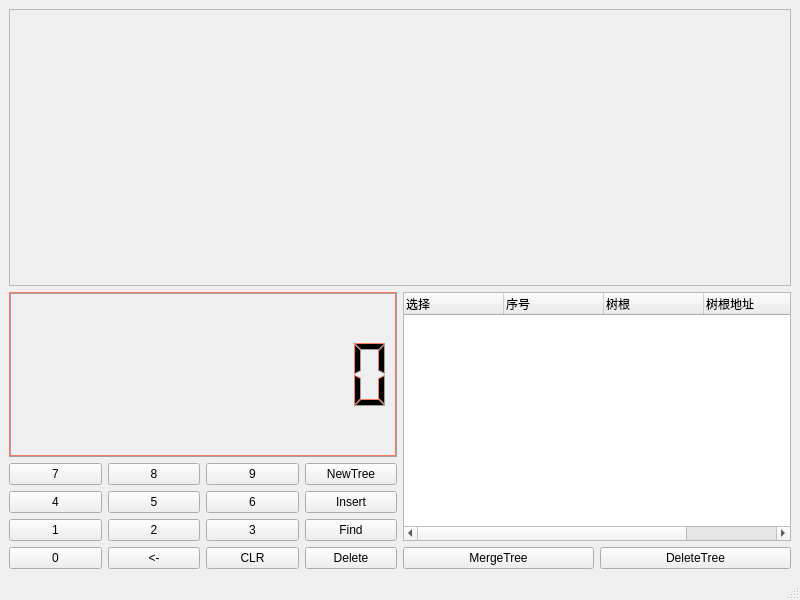
<?xml version="1.0" encoding="UTF-8"?>
<ui version="4.0">
 <class>MainWindow</class>
 <widget class="QMainWindow" name="MainWindow">
  <property name="geometry">
   <rect>
    <x>0</x>
    <y>0</y>
    <width>800</width>
    <height>600</height>
   </rect>
  </property>
  <property name="windowTitle">
   <string>qtAVLtree</string>
  </property>
  <property name="autoFillBackground">
   <bool>false</bool>
  </property>
  <property name="styleSheet">
   <string notr="true">MainWindow{
background-image: url(:/tkk.png);
}</string>
  </property>
  <widget class="QWidget" name="centralwidget">
   <layout class="QGridLayout" name="gridLayout_3">
    <item row="1" column="0">
     <layout class="QGridLayout" name="gridLayout">
      <item row="2" column="2">
       <widget class="QPushButton" name="Button6">
        <property name="text">
         <string>6</string>
        </property>
       </widget>
      </item>
      <item row="3" column="0">
       <widget class="QPushButton" name="Button1">
        <property name="text">
         <string>1</string>
        </property>
       </widget>
      </item>
      <item row="4" column="2">
       <widget class="QPushButton" name="ButtonCLR">
        <property name="text">
         <string>CLR</string>
        </property>
       </widget>
      </item>
      <item row="1" column="1">
       <widget class="QPushButton" name="Button8">
        <property name="text">
         <string>8</string>
        </property>
       </widget>
      </item>
      <item row="1" column="0">
       <widget class="QPushButton" name="Button7">
        <property name="text">
         <string>7</string>
        </property>
       </widget>
      </item>
      <item row="4" column="0">
       <widget class="QPushButton" name="Button0">
        <property name="text">
         <string>0</string>
        </property>
       </widget>
      </item>
      <item row="4" column="1">
       <widget class="QPushButton" name="ButtonBackSpace">
        <property name="text">
         <string>&lt;-</string>
        </property>
       </widget>
      </item>
      <item row="4" column="3">
       <widget class="QPushButton" name="ButtonDelete">
        <property name="text">
         <string>Delete</string>
        </property>
       </widget>
      </item>
      <item row="3" column="3">
       <widget class="QPushButton" name="ButtonFind">
        <property name="text">
         <string>Find</string>
        </property>
       </widget>
      </item>
      <item row="2" column="0">
       <widget class="QPushButton" name="Button4">
        <property name="text">
         <string>4</string>
        </property>
       </widget>
      </item>
      <item row="2" column="3">
       <widget class="QPushButton" name="ButtonInsert">
        <property name="text">
         <string>Insert</string>
        </property>
       </widget>
      </item>
      <item row="1" column="3">
       <widget class="QPushButton" name="ButtonNewTree">
        <property name="text">
         <string>NewTree</string>
        </property>
       </widget>
      </item>
      <item row="3" column="2">
       <widget class="QPushButton" name="Button3">
        <property name="text">
         <string>3</string>
        </property>
       </widget>
      </item>
      <item row="2" column="1">
       <widget class="QPushButton" name="Button5">
        <property name="text">
         <string>5</string>
        </property>
       </widget>
      </item>
      <item row="3" column="1">
       <widget class="QPushButton" name="Button2">
        <property name="text">
         <string>2</string>
        </property>
       </widget>
      </item>
      <item row="1" column="2">
       <widget class="QPushButton" name="Button9">
        <property name="text">
         <string>9</string>
        </property>
       </widget>
      </item>
      <item row="0" column="0" colspan="4">
       <widget class="QLCDNumber" name="lcdNumber">
        <property name="palette">
         <palette>
          <active>
           <colorrole role="Button">
            <brush brushstyle="SolidPattern">
             <color alpha="255">
              <red>240</red>
              <green>120</green>
              <blue>105</blue>
             </color>
            </brush>
           </colorrole>
           <colorrole role="Light">
            <brush brushstyle="SolidPattern">
             <color alpha="255">
              <red>255</red>
              <green>122</green>
              <blue>96</blue>
             </color>
            </brush>
           </colorrole>
           <colorrole role="Midlight">
            <brush brushstyle="SolidPattern">
             <color alpha="255">
              <red>247</red>
              <green>48</green>
              <blue>58</blue>
             </color>
            </brush>
           </colorrole>
          </active>
          <inactive>
           <colorrole role="Button">
            <brush brushstyle="SolidPattern">
             <color alpha="255">
              <red>240</red>
              <green>120</green>
              <blue>105</blue>
             </color>
            </brush>
           </colorrole>
           <colorrole role="Light">
            <brush brushstyle="SolidPattern">
             <color alpha="255">
              <red>255</red>
              <green>122</green>
              <blue>96</blue>
             </color>
            </brush>
           </colorrole>
           <colorrole role="Midlight">
            <brush brushstyle="SolidPattern">
             <color alpha="255">
              <red>247</red>
              <green>48</green>
              <blue>58</blue>
             </color>
            </brush>
           </colorrole>
          </inactive>
          <disabled>
           <colorrole role="Button">
            <brush brushstyle="SolidPattern">
             <color alpha="255">
              <red>240</red>
              <green>120</green>
              <blue>105</blue>
             </color>
            </brush>
           </colorrole>
           <colorrole role="Light">
            <brush brushstyle="SolidPattern">
             <color alpha="255">
              <red>255</red>
              <green>122</green>
              <blue>96</blue>
             </color>
            </brush>
           </colorrole>
           <colorrole role="Midlight">
            <brush brushstyle="SolidPattern">
             <color alpha="255">
              <red>247</red>
              <green>48</green>
              <blue>58</blue>
             </color>
            </brush>
           </colorrole>
          </disabled>
         </palette>
        </property>
        <property name="digitCount">
         <number>10</number>
        </property>
        <property name="segmentStyle">
         <enum>QLCDNumber::Filled</enum>
        </property>
        <property name="intValue" stdset="0">
         <number>0</number>
        </property>
       </widget>
      </item>
     </layout>
    </item>
    <item row="1" column="1">
     <layout class="QGridLayout" name="gridLayout_2">
      <item row="1" column="0">
       <widget class="QPushButton" name="ButtonMergeTree">
        <property name="text">
         <string>MergeTree</string>
        </property>
       </widget>
      </item>
      <item row="1" column="1">
       <widget class="QPushButton" name="ButtonDeleteTree">
        <property name="text">
         <string>DeleteTree</string>
        </property>
       </widget>
      </item>
      <item row="0" column="0" colspan="2">
       <widget class="QTableWidget" name="tableWidget">
        <property name="styleSheet">
         <string notr="true"/>
        </property>
        <property name="rowCount">
         <number>0</number>
        </property>
        <property name="columnCount">
         <number>4</number>
        </property>
        <column>
         <property name="text">
          <string>选择</string>
         </property>
         <property name="textAlignment">
          <set>AlignLeading|AlignVCenter</set>
         </property>
        </column>
        <column>
         <property name="text">
          <string>序号</string>
         </property>
         <property name="textAlignment">
          <set>AlignLeading|AlignVCenter</set>
         </property>
        </column>
        <column>
         <property name="text">
          <string>树根</string>
         </property>
         <property name="textAlignment">
          <set>AlignLeading|AlignVCenter</set>
         </property>
        </column>
        <column>
         <property name="text">
          <string>树根地址</string>
         </property>
         <property name="textAlignment">
          <set>AlignLeading|AlignVCenter</set>
         </property>
        </column>
       </widget>
      </item>
     </layout>
    </item>
    <item row="0" column="0" colspan="2">
     <widget class="QScrollArea" name="scrollArea">
      <property name="minimumSize">
       <size>
        <width>0</width>
        <height>0</height>
       </size>
      </property>
      <property name="styleSheet">
       <string notr="true"/>
      </property>
      <property name="verticalScrollBarPolicy">
       <enum>Qt::ScrollBarAsNeeded</enum>
      </property>
      <property name="horizontalScrollBarPolicy">
       <enum>Qt::ScrollBarAsNeeded</enum>
      </property>
      <property name="widgetResizable">
       <bool>true</bool>
      </property>
      <widget class="QWidget" name="DrawingBoard">
       <property name="geometry">
        <rect>
         <x>0</x>
         <y>0</y>
         <width>772</width>
         <height>257</height>
        </rect>
       </property>
       <property name="styleSheet">
        <string notr="true"/>
       </property>
      </widget>
     </widget>
    </item>
   </layout>
  </widget>
  <widget class="QMenuBar" name="menubar">
   <property name="geometry">
    <rect>
     <x>0</x>
     <y>0</y>
     <width>800</width>
     <height>24</height>
    </rect>
   </property>
  </widget>
  <widget class="QStatusBar" name="statusbar"/>
 </widget>
 <resources/>
 <connections/>
</ui>
